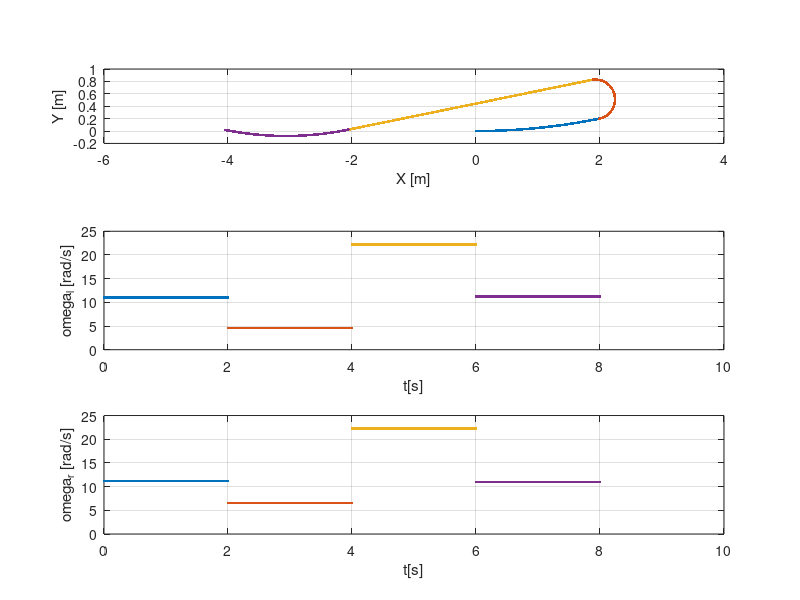

Recreate this plot in MATLAB.
%% Differential drive mobile robot
clear all; clc; 
rw = 0.09; % wheels radius
l = 0.11; %distance between wheels

% Reference values
v = [1, 0.5, 2, 1]; 
w = [0.1, pi/2, 0, -0.2 ]; 

% Initial conditions
x = 0;
y = 0;
theta = 0;

% Simulation parameters
dt = 0.001; 
T = 2;

figure; 
subplot(311); hold on; grid on; box on; daspect([1 1 1]);
subplot(312); hold on; grid on; box on; 
subplot(313); hold on; grid on; box on; 
for j=1:length(v)
    % Inverse Kinematics; Calculate wheels' angular velocities based on 
    % reference linear and angular velocities of the robot 
    wl = v(j)/rw - l*w(j)/(2*rw);
    wr = v(j)/rw + l*w(j)/(2*rw);
    n = 1;
    for i=0:dt:T
        % Forward Kinematics and Odometry; Update robot position and 
        % orientation based on angular velocities of wheels 
        v_robot = rw/2 * (wr+wl);
        w_real = rw/l * (wr-wl);

        vx = v_robot*cos(theta);
        vy = v_robot*sin(theta);
        x = x + vx*dt;
        y = y + vy*dt;
        theta = theta + w_real*dt;

        % Save data for display
        X(n) = x; Y(n) = y; Theta(n) = theta;
        WL(n) = wl; WR(n) = wr;
        n = n+1;
    end
    subplot(311); plot(X, Y, '.'); xlabel("X [m]"); ylabel("Y [m]")
    subplot(312); plot((j-1)*T+(1:(n-1))*dt, WL, '.'); xlabel("t[s]"); ylabel("\omega_{l} [rad/s]"); ylim([0 25])
    subplot(313); plot((j-1)*T+(1:(n-1))*dt, WR, '.'); xlabel("t[s]");  ylabel("\omega_{r} [rad/s]"); ylim([0 25])
end